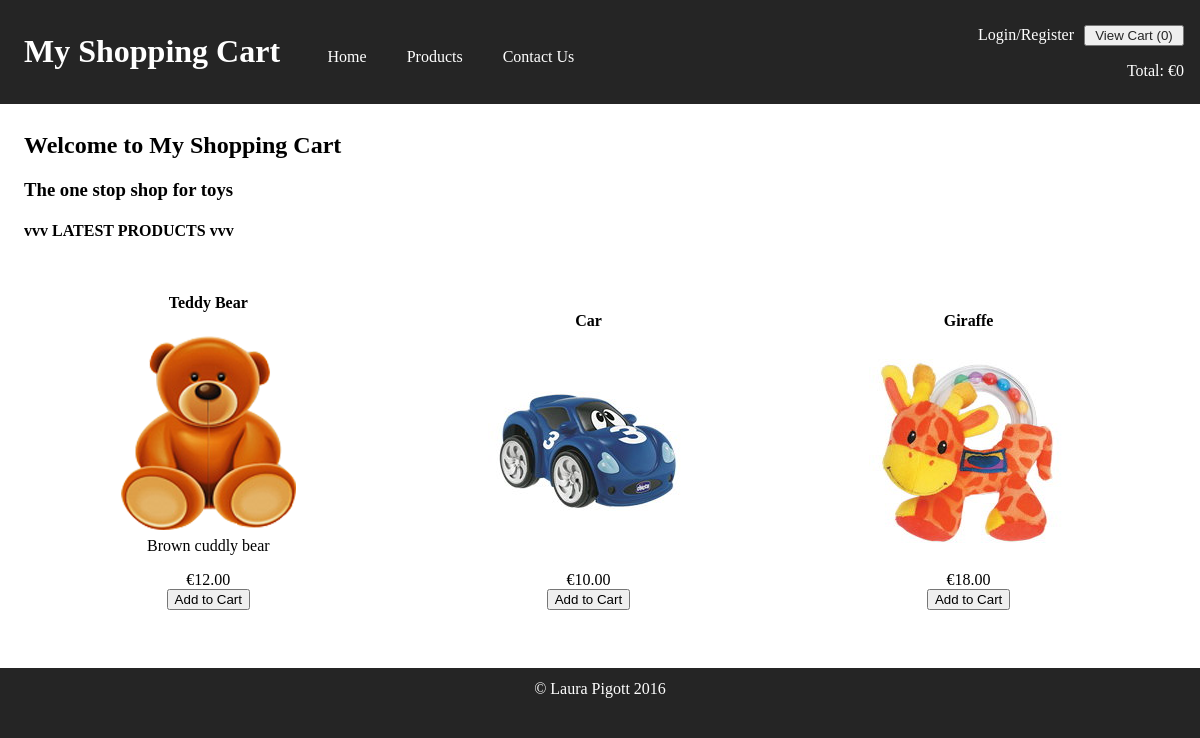
The app's page /page.php with its own data.
### tables this page shows
CREATE table sProduct (
	id INT(10) AUTO_INCREMENT,
	name VARCHAR(20),
	description VARCHAR(255),
	price DECIMAL(6, 2),
	image VARCHAR(255),
	category INT(10),
	date_added TIMESTAMP DEFAULT CURRENT_TIMESTAMP,
	CONSTRAINT product_fk FOREIGN KEY (category) REFERENCES sCategory(id),
	CONSTRAINT product_pk PRIMARY KEY (id)
);

### includes/classes/ShoppingCart.php (called while the page is built, shortened)
<?php
    class ShoppingCart {
        public function getTotalNumItems(){
            $tempTotal = 0;
            return $tempTotal;
        }
        public function calculateTotal(){
            $tempTotal = 0;
            return $tempTotal;
        }
        public function emptyCart(){
            $this->_items = (object) array();
        }
    }
?>

### includes/classes/Database.php (called while the page is built, shortened)
<?php
    class Database {
        private static $_connection;
        static private function getConnection(){
            if(!isset(self::$_connection)){
                try {
                    self::$_connection = new PDO("mysql:host=" . CONF_DB_HOST . ";dbname=" . CONF_DB_NAME, CONF_DB_USERNAME, CONF_DB_PASSWORD);
                    self::$_connection->setAttribute(PDO::ATTR_ERRMODE, PDO::ERRMODE_EXCEPTION);
                } catch (PDOException $err) {
                    echo "Error - " . $err->getMessage();
                }
            }
            return self::$_connection;
        }
        static public function getProducts($numProducts=10, $category=1, $orderBy="name", $ascDesc="desc"){
            $ascDesc = strtoupper($ascDesc);
            if($category == 1){
                $statement = self::getConnection()->prepare("SELECT * FROM sProduct ORDER BY " . $orderBy . " " . $ascDesc . " LIMIT " . $numProducts . ";");
            } else {
                $statement = self::getConnection()->prepare("SELECT * FROM sProduct WHERE category = :category ORDER BY " . $orderBy . " " . $ascDesc . " LIMIT " . $numProducts . ";");
                $statement->bindParam(":category", $category);
            }
            $statement->execute();
            return $statement->fetchAll(PDO::FETCH_ASSOC);
        }
    }
?>

### includes/pages/home.inc (the view)
<h2>Welcome to My Shopping Cart</h2>
<h3>The one stop shop for toys</h3>
<h4>vvv LATEST PRODUCTS vvv</h4>
<?php
    $latestProducts = Database::getProducts(3, 1, "date_added", "desc");
    foreach ($latestProducts as $product) {
        echo "<div class='latestProductContainer'>";
        echo "<h4>" . $product["name"] . "</h4>";
        echo "<figure>";
        echo "<img src='./images/products/" . $product["image"] . "' alt='" . $product["name"] . "'>";
        echo "<figcaption>" . $product["description"] . "</figcaption>";
        echo "</figure>";
        echo "<div class='price'>€" . $product["price"] . "</div>";
        echo "<button class='addToCart' id=" . $product["id"] . "'>Add to Cart</button>";
        echo "</div>";
    }
?>

### includes/pages/components/header.inc (shortened to what this page needs)
<!DOCTYPE html>
<html lang="en">
<head>
    <link rel="stylesheet" href="./css/styles.css">
</head>
<body>
    <header>
        <h1><a href="?page=home">My Shopping Cart</a></h1>
        <nav>
            <ul>
                <li><a href="?page=home">Home</a></li>
                <li><a href="?page=products">Products</a>
                </li>
                <li><a href="?page=contact-us">Contact Us</a></li>
            </ul>
        </nav>
        <div>
            <?php
                if(isset($_SESSION["shopping_session"]->userId)){
                    echo "<a href='page.php?page=view-my-orders'>View My Orders</a>  / ";
                    echo "<a href='page.php?" . $_SERVER["QUERY_STRING"] . "&action=logout'>Logout</a>";
                } else {
                    echo "<a href='page.php?page=login-register'>Login/Register</a>";
                }
            ?>
            <button>
                <a href="?page=shopping-cart">
                    View Cart
                    <?php
                        echo "(<span id='scNumItems'>" . $_SESSION["shopping_session"]->shopping_cart->getTotalNumItems() . "</span>)";
                    ?>
                </a>
            </button>
            <p>
                Total:
                <?php
                    echo "€<span id='scTotal'>" . $_SESSION["shopping_session"]->shopping_cart->calculateTotal() . "</span>";
                ?>
            </p>
        </div>
    </header>

### page.php (shortened to what this page needs)
<?php
    include("./includes/pages/components/header.inc");
?>
<section>
    <?php
        if(isset($_GET["page"])) {
            if ($_GET["page"] == "products") {
                include("./includes/pages/products.inc");
            } else if ($_GET["page"] == "shopping-cart") {
                if(!isset($_GET["action"]) || $_GET["action"] != "order") {
                    include("./includes/pages/shopping-cart.inc");
                }
            } else if($_GET["page"] == "login-register") {
                include("./includes/pages/login-register.inc");
            } else if($_GET["page"] == "contact-us") {
                include("./includes/pages/contact-us.inc");
            } else if($_GET["page"] == "view-my-orders") {
                include("./includes/pages/view-my-orders.inc");
            } else {
                include("./includes/pages/home.inc");
            }
        } else {
            include("./includes/pages/home.inc");
        }
    ?>
</section>
<?php
    include("./includes/pages/components/footer.inc");
?>

### includes/pages/components/footer.inc
        <footer>
            <?php
                echo "&copy; Laura Pigott " . date("Y");
            ?>
        </footer>
    </body>
</html>

### css/styles.css (style rules this page uses)
html { overflow-y: scroll; }
html, body, header nav ul { padding: 0; margin: 0; }
header, footer { width: 98%; padding: 1% 2%; max-height: 80px; background-color: #252525; }
body { margin-top: 100px; }
header { position: fixed; top: 0; }
header > * { display: inline-block; }
header h1 { margin-right: 2%; }
header nav ul { display: flex; list-style: none; }
header nav ul li { flex: 1; }
header, header a, footer { color: #FFFFFF; }
header nav ul li a { display: inline-block; padding: 20px; white-space: nowrap; }
header a { text-decoration: none; }
header > div { position: absolute; right: 40px; top: 25px; text-align: right; white-space: nowrap; }
header div button { width: 100px; margin-left: 6px; }
header div button a { color: #252525; }
section { min-height: 420px; padding: 1% 2%; }
footer { text-align: center; bottom: 0; padding: 1%; box-shadow: #252525 0 600px 0 600px; }
.productContainer, .latestProductContainer { display: inline-block; width: 22%; margin: 1% 2% 4% 1%; box-sizing: border-box; text-align: center; }
.latestProductContainer { width: 30%; }

### records on screen
sproduct: name "Teddy Bear", image (picture), description "Brown cuddly bear", price "12.00"
sproduct: name "Car", image (picture), price "10.00"
sproduct: name "Giraffe", image (picture), price "18.00"

### other values on screen
$_SESSION["shopping_session"]->shopping_cart->getTotalNumItems() "0"
$_SESSION["shopping_session"]->shopping_cart->calculateTotal() "0"
